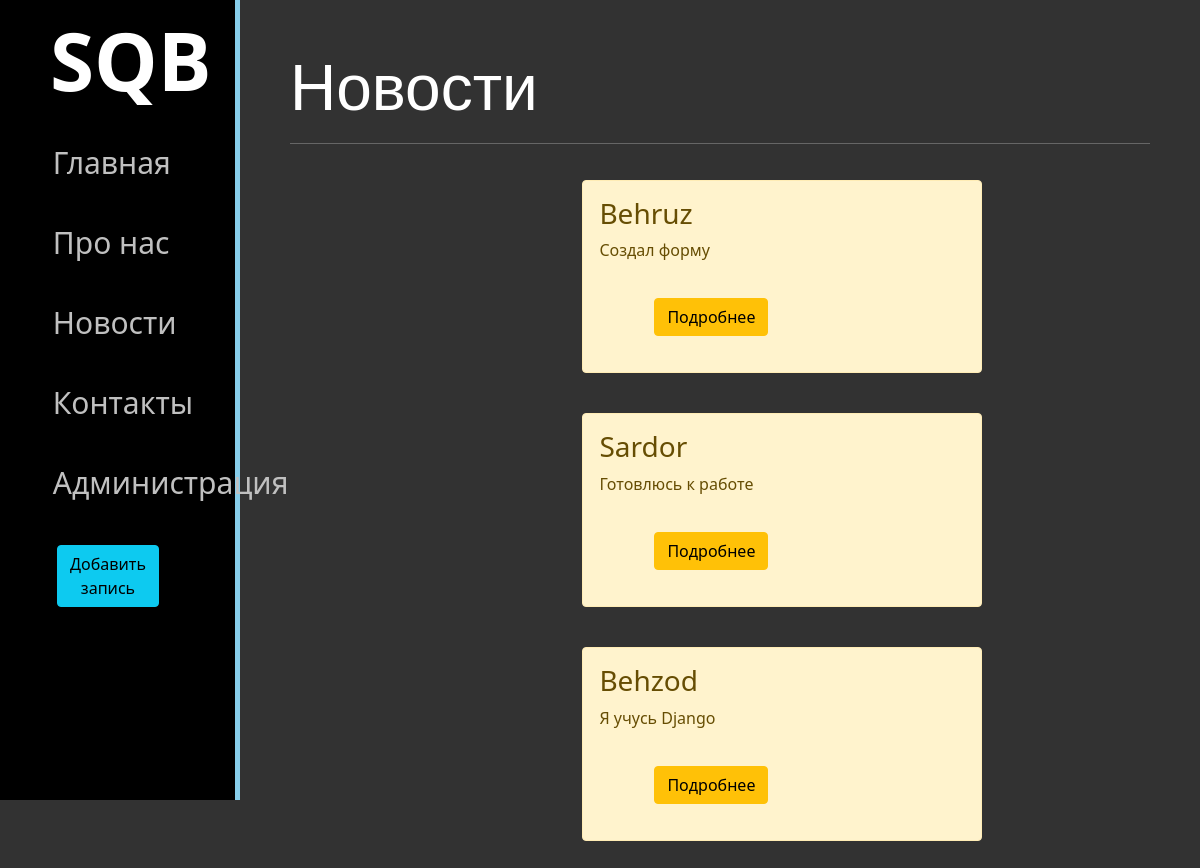
Page /news/ on the committed database.
### news/models.py (models this page shows, shortened)
class Articles(models.Model):
    title = models.CharField('Название', max_length=50)
    anons = models.CharField('Анонс', max_length=250)
    full_text = models.TextField('Статья')
    date = models.DateTimeField('Дата публикации')
    class Meta:
        verbose_name = 'Новость'
        verbose_name_plural = 'Новости'

### news/views.py (the view)
# urls.py: path('', views.news_home, name='news_home'),
def news_home(request):
    news = Articles.objects.order_by('-date')
    return render(request, 'news/news_home.html', {'news': news})

### news/templates/news/news_home.html (shortened to what this page needs)
{% extends 'main/layout.html' %}
{% block content %}
    <h1 class="page_name"> Новости </h1>
<hr>
    {% if news %}
        {% for val in news%}
            <div class="alert alert-warning">
                <h3>{{val.title}}</h3>
                <p>{{val.anons}}</p>
                <a href="{% url 'news_detail' val.id %}" class="btn btn-warning">Подробнее</a>
            </div>
        {% endfor %}
    {% else %}
        <h2>Новостей пока нет</h2>
    {% endif %}
{%endblock%}

### main/templates/main/layout.html (shortened to what this page needs)
{% load static%}
<!doctype html>
<html lang="en">
<head>
    <link rel="stylesheet" href="https://cdn.jsdelivr.net/npm/bootstrap@5.1.3/dist/css/bootstrap.min.css">
    <link rel="stylesheet" href="{% static 'main/css/main.css'%}">
</head>
<body>
    <aside>
        <span class="logo">SQB</span>
        <ul>
            <a href="{% url 'home' %}" class="faa"><li class="fas fa-home">Главная</li></a>
            <a href="{% url 'about' %}" class="faa"><li class="fas fa-address-card">Про нас</li></a>
            <a href="{% url 'news_home' %}" class="faa"><li class="fas fa-address-card">Новости</li></a>
            <a href="" class="faa"><li class="fas fa-paper-plane">Контакты</li></a>
            <a href="{% url 'admin' %}" class="faa"><li class="fas fa-paper-plane">Администрация</li></a>
            <a href="{% url 'create' %}"><button class="btn btn-info"><li>Добавить запись</li></button></a>
        </ul>
    </aside>
    <main>
        {% block content %}
        {% endblock %}
    </main>
</body>
</html>

### main/static/main/css/main.css (style rules this page uses)
* { margin: 0; padding: 0; }
body { background-color: rgb(50, 50, 50); }
aside { float: left; width: 20%; height: 100vh; background-color: black; border-right: 5px solid skyblue; color: white; position: fixed; }
.logo { font-size: 5em; margin-left: 50px; position: relative; font-weight: bold; cursor: pointer; }
aside ul { width: 100%; margin-top: 5px; margin-left: -30px; list-style: none; }
.faa { text-decoration: none; display: block; width: calc(100% + 30px); height: 80px; padding: 15px 25%; font-size: 30px; color: silver; cursor: pointer; }
main { float: right; width: 80%; color: white; padding: 50px; }
.alert-warning { float: left; clear: both; width: 400px; margin: 20px 34%; text-align: left; }
.page_name { font-size: 4em; font-family: Impact, Haettenschweiler, 'Arial Narrow Bold', sans-serif }
.btn { margin: 20px 55px; }
:root { --btnWidth: 180px; }

### rows in the picture
Articles: title "Behruz", anons "Создал форму"
Articles: title "Sardor", anons "Готовлюсь к работе"
Articles: title "Behzod", anons "Я учусь Django"
